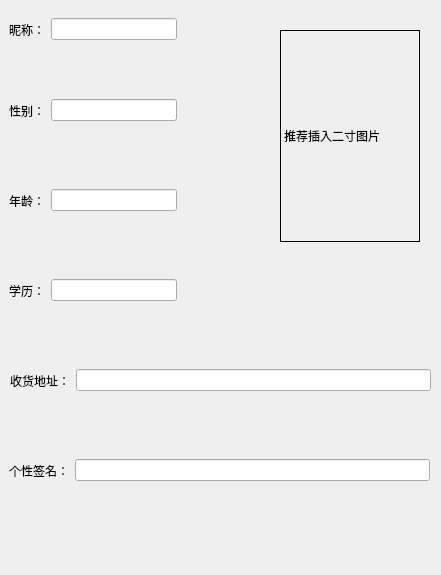
        <widget class="QWidget" name="scrollAreaWidgetContents">
         <property name="geometry">
          <rect>
           <x>0</x>
           <y>0</y>
           <width>441</width>
           <height>575</height>
          </rect>
         </property>
         <widget class="QWidget" name="widget" native="true">
          <property name="geometry">
           <rect>
            <x>9</x>
            <y>9</y>
            <width>168</width>
            <height>41</height>
           </rect>
          </property>
          <layout class="QHBoxLayout" name="horizontalLayout">
           <item>
            <widget class="QLabel" name="label">
             <property name="text">
              <string>昵称：</string>
             </property>
            </widget>
           </item>
           <item>
            <widget class="QLineEdit" name="name"/>
           </item>
          </layout>
         </widget>
         <widget class="QWidget" name="widget_3" native="true">
          <property name="geometry">
           <rect>
            <x>9</x>
            <y>90</y>
            <width>168</width>
            <height>41</height>
           </rect>
          </property>
          <layout class="QHBoxLayout" name="horizontalLayout_3">
           <item>
            <widget class="QLabel" name="label_3">
             <property name="text">
              <string>性别：</string>
             </property>
            </widget>
           </item>
           <item>
            <widget class="QLineEdit" name="sex"/>
           </item>
          </layout>
         </widget>
         <widget class="QWidget" name="widget_4" native="true">
          <property name="geometry">
           <rect>
            <x>9</x>
            <y>180</y>
            <width>168</width>
            <height>41</height>
           </rect>
          </property>
          <layout class="QHBoxLayout" name="horizontalLayout_4">
           <item>
            <widget class="QLabel" name="label_4">
             <property name="text">
              <string>年龄：</string>
             </property>
            </widget>
           </item>
           <item>
            <widget class="QLineEdit" name="age"/>
           </item>
          </layout>
         </widget>
         <widget class="QWidget" name="widget_5" native="true">
          <property name="geometry">
           <rect>
            <x>9</x>
            <y>270</y>
            <width>168</width>
            <height>41</height>
           </rect>
          </property>
          <layout class="QHBoxLayout" name="horizontalLayout_5">
           <item>
            <widget class="QLabel" name="label_5">
             <property name="text">
              <string>学历：</string>
             </property>
            </widget>
           </item>
           <item>
            <widget class="QLineEdit" name="degree"/>
           </item>
          </layout>
         </widget>
         <widget class="QWidget" name="widget_6" native="true">
          <property name="geometry">
           <rect>
            <x>9</x>
            <y>450</y>
            <width>421</width>
            <height>41</height>
           </rect>
          </property>
          <layout class="QHBoxLayout" name="horizontalLayout_6">
           <item>
            <widget class="QLabel" name="label_6">
             <property name="text">
              <string>个性签名：</string>
             </property>
            </widget>
           </item>
           <item>
            <widget class="QLineEdit" name="signature"/>
           </item>
          </layout>
         </widget>
         <widget class="mylabel" name="headshot">
          <property name="geometry">
           <rect>
            <x>280</x>
            <y>30</y>
            <width>140</width>
            <height>212</height>
           </rect>
          </property>
          <property name="frameShape">
           <enum>QFrame::Box</enum>
          </property>
          <property name="text">
           <string>推荐插入二寸图片</string>
          </property>
         </widget>
         <widget class="QWidget" name="widget_23" native="true">
          <property name="geometry">
           <rect>
            <x>10</x>
            <y>360</y>
            <width>421</width>
            <height>41</height>
           </rect>
          </property>
          <layout class="QHBoxLayout" name="horizontalLayout_15">
           <item>
            <widget class="QLabel" name="label_12">
             <property name="text">
              <string>收货地址：</string>
             </property>
            </widget>
           </item>
           <item>
            <widget class="QLineEdit" name="address"/>
           </item>
          </layout>
         </widget>
        </widget>
